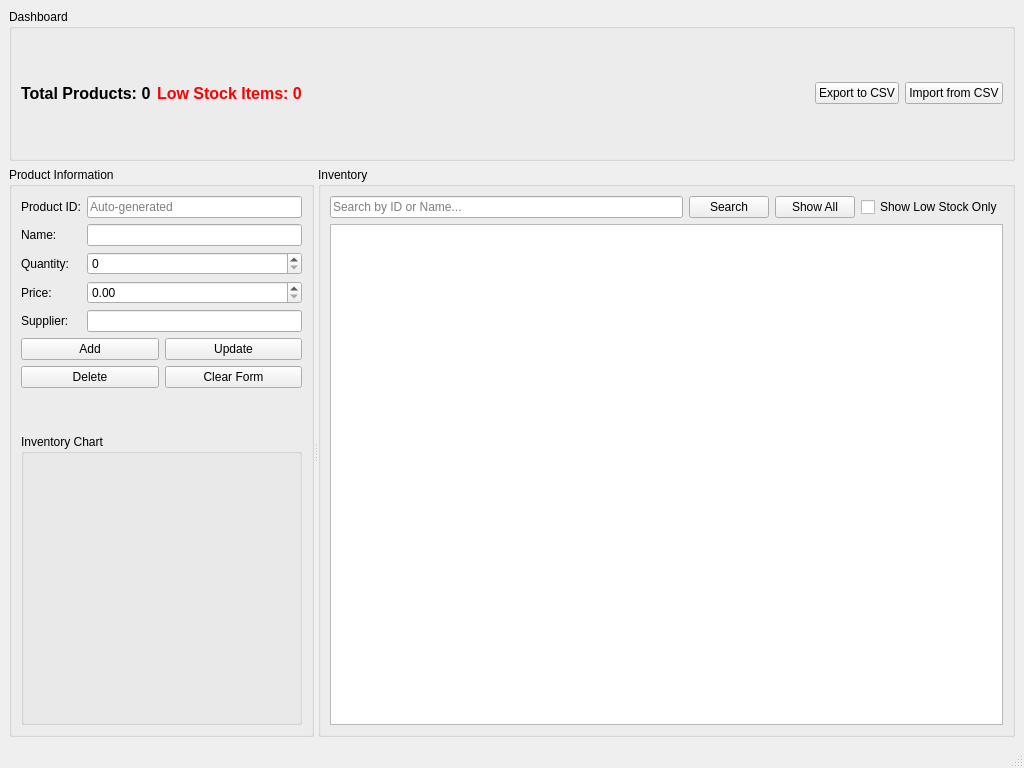
<?xml version="1.0" encoding="UTF-8"?>
<ui version="4.0">
 <class>MainWindow</class>
 <widget class="QMainWindow" name="MainWindow">
  <property name="geometry">
   <rect>
    <x>0</x>
    <y>0</y>
    <width>1024</width>
    <height>768</height>
   </rect>
  </property>
  <property name="windowTitle">
   <string>Smart Inventory Management System</string>
  </property>
  <widget class="QWidget" name="centralwidget">
   <layout class="QVBoxLayout" name="verticalLayout_main">
    <item>
     <widget class="QGroupBox" name="groupBox_dashboard">
      <property name="title">
       <string>Dashboard</string>
      </property>
      <layout class="QHBoxLayout" name="horizontalLayout_dashboard">
       <item>
        <widget class="QLabel" name="label_totalCount">
         <property name="text">
          <string>Total Products: 0</string>
         </property>
         <property name="font">
          <font>
           <pointsize>12</pointsize>
           <bold>true</bold>
          </font>
         </property>
        </widget>
       </item>
       <item>
        <widget class="QLabel" name="label_lowStockCount">
         <property name="text">
          <string>Low Stock Items: 0</string>
         </property>
         <property name="font">
          <font>
           <pointsize>12</pointsize>
           <bold>true</bold>
          </font>
         </property>
         <property name="styleSheet">
          <string>color: red;</string>
         </property>
        </widget>
       </item>
       <item>
        <spacer name="horizontalSpacerDashboard">
         <property name="orientation">
          <enum>Qt::Horizontal</enum>
         </property>
         <property name="sizeHint" stdset="0">
          <size>
           <width>40</width>
           <height>20</height>
          </size>
         </property>
        </spacer>
       </item>
       <item>
        <widget class="QPushButton" name="btnExportCsv">
         <property name="text">
          <string>Export to CSV</string>
         </property>
        </widget>
       </item>
       <item>
        <widget class="QPushButton" name="btnImportCsv">
         <property name="text">
          <string>Import from CSV</string>
         </property>
        </widget>
       </item>
      </layout>
     </widget>
    </item>
    <item>
     <widget class="QSplitter" name="splitter">
      <property name="orientation">
       <enum>Qt::Horizontal</enum>
      </property>
      <widget class="QGroupBox" name="groupBox_form">
       <property name="title">
        <string>Product Information</string>
       </property>
       <layout class="QVBoxLayout" name="verticalLayout_form">
        <item>
         <layout class="QFormLayout" name="formLayout">
          <item row="0" column="0">
           <widget class="QLabel" name="label_id">
            <property name="text">
             <string>Product ID:</string>
            </property>
           </widget>
          </item>
          <item row="0" column="1">
           <widget class="QLineEdit" name="lineEdit_id">
            <property name="readOnly">
             <bool>true</bool>
            </property>
            <property name="placeholderText">
             <string>Auto-generated</string>
            </property>
           </widget>
          </item>
          <item row="1" column="0">
           <widget class="QLabel" name="label_name">
            <property name="text">
             <string>Name:</string>
            </property>
           </widget>
          </item>
          <item row="1" column="1">
           <widget class="QLineEdit" name="lineEdit_name"/>
          </item>
          <item row="2" column="0">
           <widget class="QLabel" name="label_qty">
            <property name="text">
             <string>Quantity:</string>
            </property>
           </widget>
          </item>
          <item row="2" column="1">
           <widget class="QSpinBox" name="spinBox_qty">
            <property name="maximum">
             <number>1000000</number>
            </property>
           </widget>
          </item>
          <item row="3" column="0">
           <widget class="QLabel" name="label_price">
            <property name="text">
             <string>Price:</string>
            </property>
           </widget>
          </item>
          <item row="3" column="1">
           <widget class="QDoubleSpinBox" name="doubleSpinBox_price">
            <property name="maximum">
             <double>1000000.0</double>
            </property>
            <property name="decimals">
             <number>2</number>
            </property>
           </widget>
          </item>
          <item row="4" column="0">
           <widget class="QLabel" name="label_supplier">
            <property name="text">
             <string>Supplier:</string>
            </property>
           </widget>
          </item>
          <item row="4" column="1">
           <widget class="QLineEdit" name="lineEdit_supplier"/>
          </item>
         </layout>
        </item>
        <item>
         <layout class="QGridLayout" name="gridLayout_buttons">
          <item row="0" column="0">
           <widget class="QPushButton" name="btnAdd">
            <property name="text">
             <string>Add</string>
            </property>
           </widget>
          </item>
          <item row="0" column="1">
           <widget class="QPushButton" name="btnUpdate">
            <property name="text">
             <string>Update</string>
            </property>
           </widget>
          </item>
          <item row="1" column="0">
           <widget class="QPushButton" name="btnDelete">
            <property name="text">
             <string>Delete</string>
            </property>
           </widget>
          </item>
          <item row="1" column="1">
           <widget class="QPushButton" name="btnClear">
            <property name="text">
             <string>Clear Form</string>
            </property>
           </widget>
          </item>
         </layout>
        </item>
        <item>
         <spacer name="verticalSpacerForm">
          <property name="orientation">
           <enum>Qt::Vertical</enum>
          </property>
          <property name="sizeHint" stdset="0">
           <size>
            <width>20</width>
            <height>40</height>
           </size>
          </property>
         </spacer>
        </item>
        <item>
         <widget class="QGroupBox" name="groupBox_chart">
          <property name="title">
           <string>Inventory Chart</string>
          </property>
          <layout class="QVBoxLayout" name="verticalLayout_chart">
           <item>
            <widget class="QWidget" name="chartContainer" native="true">
             <property name="minimumSize">
              <size>
               <width>0</width>
               <height>250</height>
              </size>
             </property>
            </widget>
           </item>
          </layout>
         </widget>
        </item>
       </layout>
      </widget>
      <widget class="QGroupBox" name="groupBox_table">
       <property name="title">
        <string>Inventory</string>
       </property>
       <layout class="QVBoxLayout" name="verticalLayout_table">
        <item>
         <layout class="QHBoxLayout" name="horizontalLayout_search">
          <item>
           <widget class="QLineEdit" name="lineEdit_search">
            <property name="placeholderText">
             <string>Search by ID or Name...</string>
            </property>
           </widget>
          </item>
          <item>
           <widget class="QPushButton" name="btnSearch">
            <property name="text">
             <string>Search</string>
            </property>
           </widget>
          </item>
          <item>
           <widget class="QPushButton" name="btnShowAll">
            <property name="text">
             <string>Show All</string>
            </property>
           </widget>
          </item>
          <item>
           <widget class="QCheckBox" name="checkBox_lowStock">
            <property name="text">
             <string>Show Low Stock Only</string>
            </property>
           </widget>
          </item>
         </layout>
        </item>
        <item>
         <widget class="QTableWidget" name="tableWidget">
          <property name="editTriggers">
           <set>QAbstractItemView::NoEditTriggers</set>
          </property>
          <property name="selectionBehavior">
           <enum>QAbstractItemView::SelectRows</enum>
          </property>
          <property name="selectionMode">
           <enum>QAbstractItemView::SingleSelection</enum>
          </property>
         </widget>
        </item>
       </layout>
      </widget>
     </widget>
    </item>
   </layout>
  </widget>
  <widget class="QStatusBar" name="statusbar"/>
 </widget>
 <resources/>
 <connections/>
</ui>
